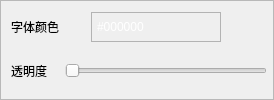
           <widget class="QFrame" name="frame_42">
            <property name="minimumSize">
             <size>
              <width>0</width>
              <height>50</height>
             </size>
            </property>
            <property name="maximumSize">
             <size>
              <width>16777215</width>
              <height>6666</height>
             </size>
            </property>
            <property name="frameShape">
             <enum>QFrame::StyledPanel</enum>
            </property>
            <property name="frameShadow">
             <enum>QFrame::Raised</enum>
            </property>
            <layout class="QGridLayout" name="gridLayout_4">
             <property name="leftMargin">
              <number>10</number>
             </property>
             <property name="topMargin">
              <number>6</number>
             </property>
             <property name="rightMargin">
              <number>6</number>
             </property>
             <property name="bottomMargin">
              <number>6</number>
             </property>
             <property name="horizontalSpacing">
              <number>6</number>
             </property>
             <property name="verticalSpacing">
              <number>4</number>
             </property>
             <item row="3" column="0">
              <widget class="QLabel" name="label_20">
               <property name="minimumSize">
                <size>
                 <width>40</width>
                 <height>30</height>
                </size>
               </property>
               <property name="maximumSize">
                <size>
                 <width>16777215</width>
                 <height>32</height>
                </size>
               </property>
               <property name="styleSheet">
                <string notr="true">font: 25 10pt &quot;Microsoft YaHei UI&quot;;
</string>
               </property>
               <property name="text">
                <string>透明度</string>
               </property>
              </widget>
             </item>
             <item row="1" column="0">
              <widget class="QLabel" name="label_22">
               <property name="sizePolicy">
                <sizepolicy hsizetype="Fixed" vsizetype="Preferred">
                 <horstretch>0</horstretch>
                 <verstretch>0</verstretch>
                </sizepolicy>
               </property>
               <property name="styleSheet">
                <string notr="true">font: 25 10pt &quot;Microsoft YaHei UI&quot;;</string>
               </property>
               <property name="text">
                <string>字体颜色</string>
               </property>
              </widget>
             </item>
             <item row="1" column="3">
              <spacer name="horizontalSpacer_12">
               <property name="orientation">
                <enum>Qt::Horizontal</enum>
               </property>
               <property name="sizeHint" stdset="0">
                <size>
                 <width>40</width>
                 <height>20</height>
                </size>
               </property>
              </spacer>
             </item>
             <item row="1" column="1">
              <spacer name="horizontalSpacer_10">
               <property name="orientation">
                <enum>Qt::Horizontal</enum>
               </property>
               <property name="sizeType">
                <enum>QSizePolicy::Fixed</enum>
               </property>
               <property name="sizeHint" stdset="0">
                <size>
                 <width>20</width>
                 <height>20</height>
                </size>
               </property>
              </spacer>
             </item>
             <item row="1" column="2">
              <widget class="QComboBox" name="colorComboBox">
               <property name="sizePolicy">
                <sizepolicy hsizetype="Fixed" vsizetype="Fixed">
                 <horstretch>0</horstretch>
                 <verstretch>0</verstretch>
                </sizepolicy>
               </property>
               <property name="minimumSize">
                <size>
                 <width>130</width>
                 <height>30</height>
                </size>
               </property>
               <property name="maximumSize">
                <size>
                 <width>130</width>
                 <height>16777215</height>
                </size>
               </property>
               <property name="focusPolicy">
                <enum>Qt::WheelFocus</enum>
               </property>
               <property name="styleSheet">
                <string notr="true">QComboBox {
    border: 1px solid #b3b3b3;  /* 默认透明边框 */
    background: transparent;        /* 背景透明 */
    color: white;                   /* 字体白色 */
    padding: 2px 15px 2px 5px;      /* 调整文本与箭头间距 */
	
	font: 25 10pt &quot;Microsoft YaHei UI&quot;;
}

/* 鼠标悬停效果 */
QComboBox:hover {
    border: 1px solid #00b6ff;      /* 悬停时蓝色边框 */
}

/* 下拉框展开时的状态 */
QComboBox:on { 
    border: 1px solid #00b6ff;      /* 点击展开时蓝色边框 */
}

/* 下拉箭头样式 */
QComboBox::drop-down {
    subcontrol-origin: padding;
    subcontrol-position: right;
    width: 15px;
    border-left: 1px solid transparent; /* 隐藏原分割线 */
}

QComboBox::down-arrow {
    image: url(:/new/prefix1/icons/down.svg);  /* 自定义白色箭头图标 */
    width: 10px;
    height: 10px;
}
/* 下拉列表视图 */
QComboBox QAbstractItemView {
    border: 1px solid #00b6ff;      /* 下拉框边框颜色 */
    background: rgba(0, 0, 0, 200); /* 半透明黑色背景 */
    color: white;                   /* 选项文字白色 */
    selection-background-color: #00b6ff; /* 选中项背景色 */
    outline: 0px;                   /* 去除选中虚线框 */
}

/* 下拉项悬停效果 */
QComboBox QAbstractItemView::item:hover {
    background-color: rgba(0, 182, 255, 50); /* 半透明蓝色背景 */
}</string>
               </property>
               <item>
                <property name="text">
                 <string>#000000</string>
                </property>
               </item>
               <item>
                <property name="text">
                 <string>#000001</string>
                </property>
               </item>
               <item>
                <property name="text">
                 <string>#000002</string>
                </property>
               </item>
              </widget>
             </item>
             <item row="2" column="2">
              <spacer name="verticalSpacer_6">
               <property name="orientation">
                <enum>Qt::Vertical</enum>
               </property>
               <property name="sizeType">
                <enum>QSizePolicy::Fixed</enum>
               </property>
               <property name="sizeHint" stdset="0">
                <size>
                 <width>20</width>
                 <height>5</height>
                </size>
               </property>
              </spacer>
             </item>
             <item row="3" column="1" colspan="3">
              <widget class="QSlider" name="horizontalSlider_6">
               <property name="sizePolicy">
                <sizepolicy hsizetype="Expanding" vsizetype="Fixed">
                 <horstretch>0</horstretch>
                 <verstretch>0</verstretch>
                </sizepolicy>
               </property>
               <property name="orientation">
                <enum>Qt::Horizontal</enum>
               </property>
              </widget>
             </item>
            </layout>
           </widget>
